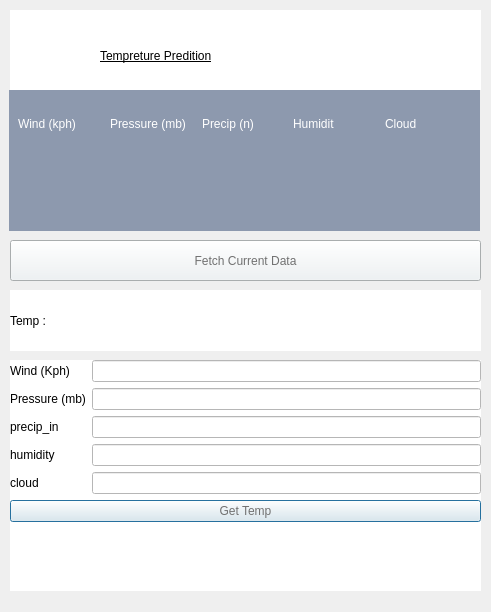
<?xml version="1.0" encoding="UTF-8"?>
<ui version="4.0">
 <class>Dialog</class>
 <widget class="QDialog" name="Dialog">
  <property name="geometry">
   <rect>
    <x>0</x>
    <y>0</y>
    <width>491</width>
    <height>612</height>
   </rect>
  </property>
  <property name="windowTitle">
   <string>Dialog</string>
  </property>
  <widget class="QWidget" name="widget" native="true">
   <property name="geometry">
    <rect>
     <x>10</x>
     <y>10</y>
     <width>471</width>
     <height>80</height>
    </rect>
   </property>
   <property name="styleSheet">
    <string notr="true">background-color:#ffffff;;
text-decoration: underline;
font: 25 16pt &quot;Bahnschrift Light&quot;;
</string>
   </property>
   <widget class="QLabel" name="label">
    <property name="geometry">
     <rect>
      <x>90</x>
      <y>10</y>
      <width>301</width>
      <height>71</height>
     </rect>
    </property>
    <property name="text">
     <string>Tempreture Predition</string>
    </property>
   </widget>
  </widget>
  <widget class="QWidget" name="widget_2" native="true">
   <property name="geometry">
    <rect>
     <x>10</x>
     <y>360</y>
     <width>471</width>
     <height>231</height>
    </rect>
   </property>
   <property name="styleSheet">
    <string notr="true">background-color:#ffffff;
font: 75 italic 15pt &quot;Book Antiqua&quot;;
</string>
   </property>
   <layout class="QFormLayout" name="formLayout">
    <item row="0" column="0">
     <widget class="QLabel" name="label_2">
      <property name="text">
       <string>Wind (Kph)</string>
      </property>
     </widget>
    </item>
    <item row="0" column="1">
     <widget class="QLineEdit" name="windedit"/>
    </item>
    <item row="1" column="0">
     <widget class="QLabel" name="label_4">
      <property name="text">
       <string>Pressure (mb)</string>
      </property>
     </widget>
    </item>
    <item row="1" column="1">
     <widget class="QLineEdit" name="pressureedit"/>
    </item>
    <item row="2" column="0">
     <widget class="QLabel" name="label_5">
      <property name="text">
       <string>precip_in</string>
      </property>
     </widget>
    </item>
    <item row="2" column="1">
     <widget class="QLineEdit" name="precipedit"/>
    </item>
    <item row="3" column="0">
     <widget class="QLabel" name="label_6">
      <property name="text">
       <string>humidity</string>
      </property>
     </widget>
    </item>
    <item row="3" column="1">
     <widget class="QLineEdit" name="humidityedit"/>
    </item>
    <item row="4" column="0">
     <widget class="QLabel" name="label_7">
      <property name="text">
       <string>cloud</string>
      </property>
     </widget>
    </item>
    <item row="4" column="1">
     <widget class="QLineEdit" name="cloudedit"/>
    </item>
    <item row="5" column="0" colspan="2">
     <widget class="QPushButton" name="SubmitQueryofWaether">
      <property name="styleSheet">
       <string notr="true">background-color: #edf2f4;
font: 75 italic 15pt &quot;Book Antiqua&quot;;
color:rgb(113, 113, 113)</string>
      </property>
      <property name="text">
       <string>Get Temp</string>
      </property>
     </widget>
    </item>
   </layout>
  </widget>
  <widget class="QLabel" name="outputlabel">
   <property name="geometry">
    <rect>
     <x>10</x>
     <y>290</y>
     <width>471</width>
     <height>61</height>
    </rect>
   </property>
   <property name="styleSheet">
    <string notr="true">background-color:#ffffff;
font: 16pt &quot;Segoe Script&quot;;
</string>
   </property>
   <property name="text">
    <string>Temp :</string>
   </property>
  </widget>
  <widget class="QWidget" name="widget_3" native="true">
   <property name="geometry">
    <rect>
     <x>9</x>
     <y>90</y>
     <width>471</width>
     <height>141</height>
    </rect>
   </property>
   <property name="styleSheet">
    <string notr="true">background-color: #8d99ae;
color:#ffffff;
font: 9pt &quot;NSimSun&quot;;</string>
   </property>
   <layout class="QVBoxLayout" name="verticalLayout">
    <item>
     <widget class="QWidget" name="widget_4" native="true">
      <property name="styleSheet">
       <string notr="true">background-color: #8d99ae;</string>
      </property>
      <layout class="QHBoxLayout" name="horizontalLayout">
       <item>
        <widget class="QLabel" name="label_11">
         <property name="text">
          <string>Wind (kph)</string>
         </property>
        </widget>
       </item>
       <item>
        <widget class="QLabel" name="label_8">
         <property name="text">
          <string>Pressure (mb)</string>
         </property>
        </widget>
       </item>
       <item>
        <widget class="QLabel" name="label_13">
         <property name="text">
          <string>Precip (n)</string>
         </property>
        </widget>
       </item>
       <item>
        <widget class="QLabel" name="label_12">
         <property name="text">
          <string>Humidit</string>
         </property>
        </widget>
       </item>
       <item>
        <widget class="QLabel" name="label_10">
         <property name="text">
          <string>Cloud</string>
         </property>
        </widget>
       </item>
      </layout>
     </widget>
    </item>
    <item>
     <widget class="QWidget" name="widget_5" native="true">
      <layout class="QHBoxLayout" name="horizontalLayout_2">
       <item>
        <widget class="QLabel" name="labelwind_kph">
         <property name="text">
          <string/>
         </property>
        </widget>
       </item>
       <item>
        <widget class="QLabel" name="labelpressure_mb">
         <property name="text">
          <string/>
         </property>
        </widget>
       </item>
       <item>
        <widget class="QLabel" name="labelprecip_in">
         <property name="text">
          <string/>
         </property>
        </widget>
       </item>
       <item>
        <widget class="QLabel" name="labelhumidity">
         <property name="text">
          <string/>
         </property>
        </widget>
       </item>
       <item>
        <widget class="QLabel" name="labelcloud">
         <property name="text">
          <string/>
         </property>
        </widget>
       </item>
      </layout>
     </widget>
    </item>
   </layout>
  </widget>
  <widget class="QPushButton" name="BTNFetchCurrentData">
   <property name="geometry">
    <rect>
     <x>10</x>
     <y>240</y>
     <width>471</width>
     <height>41</height>
    </rect>
   </property>
   <property name="styleSheet">
    <string notr="true">background-color: #edf2f4;
font: 75 italic 15pt &quot;Book Antiqua&quot;;
color:rgb(113, 113, 113)</string>
   </property>
   <property name="text">
    <string>Fetch Current Data</string>
   </property>
  </widget>
 </widget>
 <resources/>
 <connections/>
</ui>
